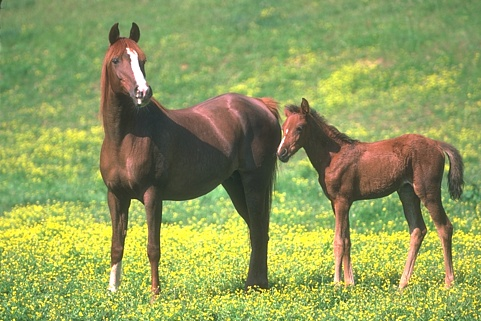
#> input picture 113016.jpg, 481 x 321 px
$ python ColorFilter.py
#> lines starting #> are read from the running program, lines starting #| are printed output that depends on the picture
__author__ = 'Charlie'
import numpy as np, cv2 as cv

def imageRead(filename):
    readFile = open(filename, 'rb')
    img_str = readFile.read()
    readFile.close()
    img = np.array(bytearray(img_str), np.uint8).reshape((480, 480, 3))  # shape height, width, 3
    cv.cvtColor(img, cv.COLOR_BGR2RGB, img)
    return img

def showImage(title, image):
    cv.namedWindow(title, cv.WINDOW_AUTOSIZE)
    cv.imshow(title, image)
    cv.waitKey(0)

class ColorFilter:
    def __init__(self):
        pass

    image = np.array([])
    targetColor = np.zeros((1,3), dtype = np.uint16)
    colorDict = {}

    def set_image(self, input_image):
        self.image = np.copy(inputImage)


    def set_target_color(self, color):
        self.targetColor = cv.cvtColor(color, cv.COLOR_BGR2HSV)
        for iii in range(0,256):
            transformColor = np.array([[[ self.targetColor[0,0,0], iii*100/255,self.targetColor[0,0,2] ]]], dtype=np.uint8)
            self.colorDict[iii] = cv.cvtColor(transformColor, cv.COLOR_HSV2RGB)

    def filter(self):
        for iii in range(0, self.image.shape[0]):
            for jjj in range(0, self.image.shape[1]):
                data = self.image[iii, jjj]
                data[0] = self.colorDict[data[0]][0,0,0]
                data[1] = self.colorDict[data[1]][0,0,1]
                data[2] = self.colorDict[data[2]][0,0,2]

        return self.image


inputImage = cv.imread('113016.jpg')
#> inputImage is the input picture: shape (321, 481, 3); mean B, G, R 90.8, 157.9, 144.6
colorFilter = ColorFilter()
colorFilter.set_image(inputImage)
colorFilter.set_target_color(np.array([[[0, 0, 255]]], dtype= np.uint8))
showImage('Output', (0*inputImage + colorFilter.filter()).astype(np.uint8))
#> in showImage, `cv.imshow(title, image)`:
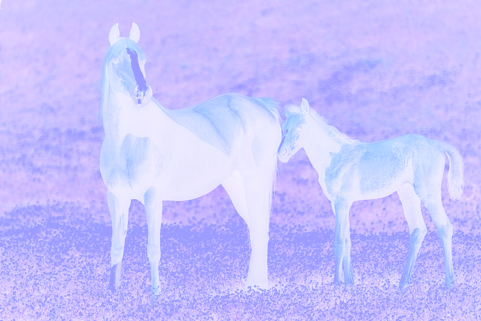
#> window 'Output': shape (321, 481, 3); mean B, G, R 255, 193.6, 198.8

$ run again, with forest.jpg copied over 113016.jpg
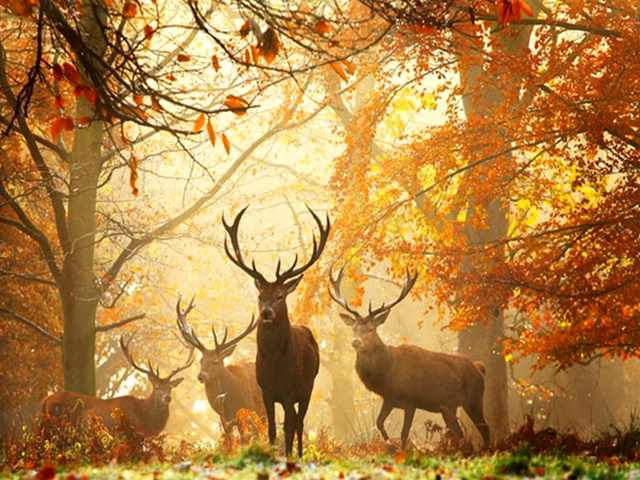
#> input picture forest.jpg, 640 x 480 px
#> inputImage is the input picture: shape (480, 640, 3); mean B, G, R 69.8, 133.3, 180.3
#> in showImage, `cv.imshow(title, image)`:
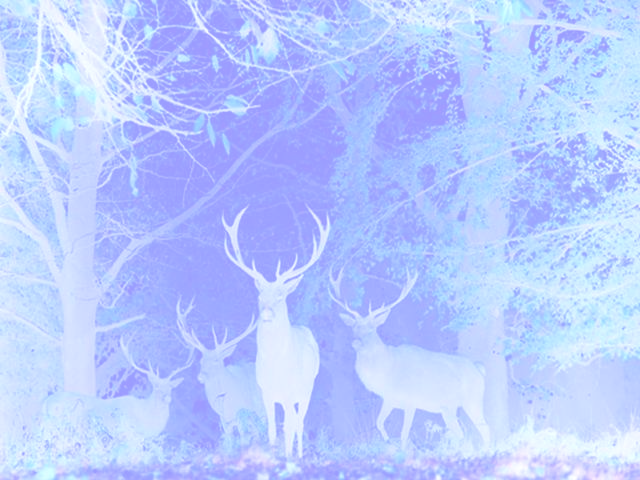
#> window 'Output': shape (480, 640, 3); mean B, G, R 255, 203.2, 184.7
